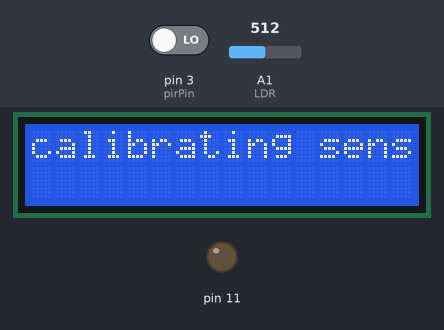
Simulated run of this sketch. Board: Arduino Uno, built with avr-gcc and run on an emulated ATmega328P. Parts: 16×2 character LCD, output pins drawn as LEDs (lit = HIGH). The test bench sets the inputs (shaded band); at power-on: pin 3 (pirPin) LOW, A1 (LDR) = 512.

Above: at 0.1 s.
At 22.1 s:
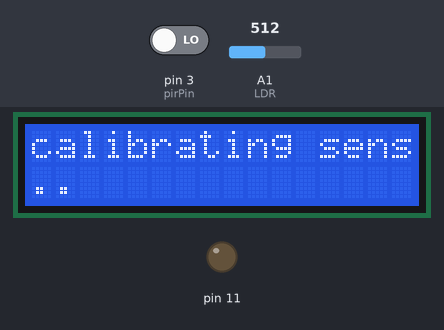
At 24.1 s:
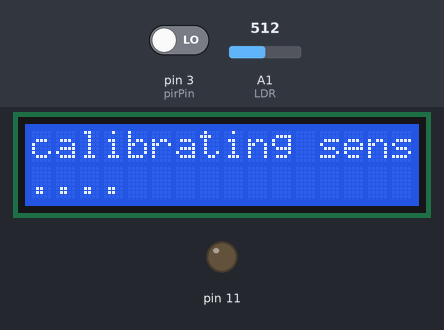
At 26.1 s:
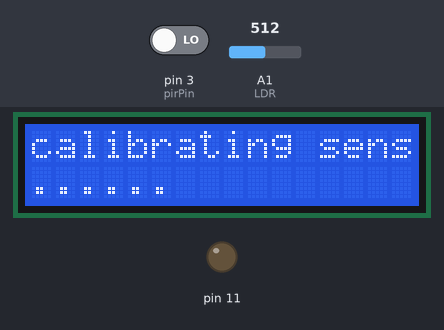
At 28.1 s:
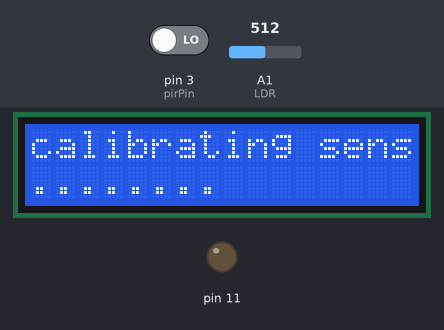
At 30.1 s:
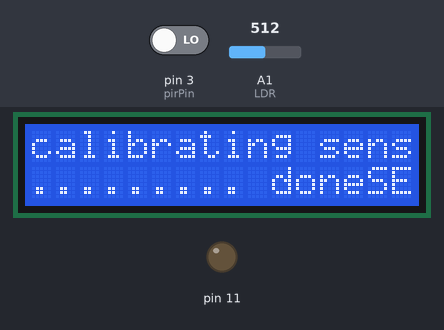

The sketch:

skn-shivangi-pir-with-ldr-lcd.ino
```cpp
#include<LiquidCrystal.h>

int LDR = 1;     //analog pin to which LDR is connected, here we set it to 0 so it means A0
int LDRValue = 0;      //that’s a variable to store LDR values
int light_sensitivity = 100;    //This is the approx value of light surrounding your LDR

//the time we give the sensor to calibrate (10-60 secs according to the datasheet)
int calibrationTime = 30;

//the time when the sensor outputs a low impulse
long unsigned int lowIn;

//the amount of milliseconds the sensor has to be low
//before we assume all motion has stopped
long unsigned int pause = 5000;
boolean lockLow = true;
boolean takeLowTime;

int pirPin = 3;    //the digital pin connected to the PIR sensor's output
int ledPin = 8;

LiquidCrystal lcd(8, 9, 4, 5, 6, 7);           // select the pins used on the LCD panel

void setup()
  {
    lcd.begin(16, 2);               // start the library
    lcd.setCursor(0,0);             // set the LCD cursor   position
    pinMode(11, OUTPUT);

    pinMode(pirPin, INPUT);
    pinMode(ledPin, OUTPUT);
    digitalWrite(pirPin, LOW);

    lcd.print("calibrating sensor ");//give the sensor some time to calibrate
    for(int i = 0; i<calibrationTime; i++){
        lcd.print(".");
        delay(1000);
     }
     lcd.print(" done");
     lcd.print("SENSOR ACTIVE");
     delay(50);
  }

void loop()
  {
    LDRValue = analogRead(LDR);      //reads the ldr’s value through LDR
    //  Serial.println(LDRValue);       //prints the LDR values to serial monitor

      if(digitalRead(pirPin) == HIGH && LDRValue < light_sensitivity){
        digitalWrite(ledPin, HIGH);
        if(lockLow){
            //makes sure we wait for a transition to LOW before any further output is made:
            lockLow = false;
            /*Serial.println("---");
            Serial.print("motion detected at ");*/
            lcd.print(millis()/1000);
            lcd.print(" sec");
            delay(50);
         }
        takeLowTime = true;
      }

      if(digitalRead(pirPin) == LOW ||  LDRValue >= light_sensitivity){
          digitalWrite(ledPin, LOW);  //the led visualizes the sensors output pin state
          if(takeLowTime){
            lowIn = millis();          //save the time of the transition from high to LOW
            takeLowTime = false;       //make sure this is only done at the start of a LOW phase
        }
       //if the sensor is low for more than the given pause,
       //we assume that no more motion is going to happen
      if(!lockLow&&millis() - lowIn> pause){
           //makes sure this block of code is only executed again after
           //a new motion sequence has been detected
        lockLow = true;
        //Serial.print("motion ended at ");      //output
        lcd.print((millis() - pause)/1000);
        lcd.println(" sec");
        delay(50);
    }
      delay(100);
  }
}
```
